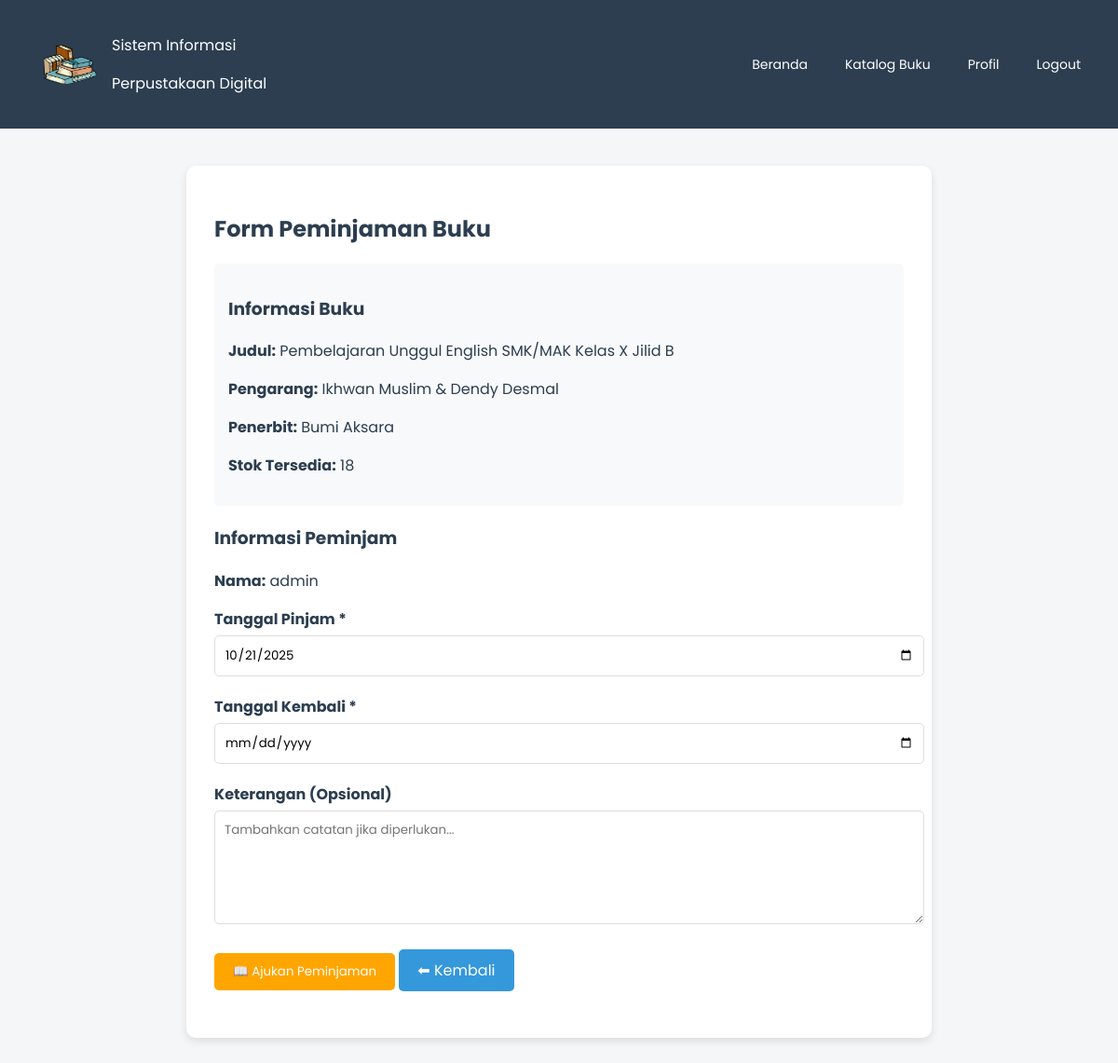
/pinjam.php?id=2 (signed in), run on the app's committed database.
### tables this page shows
CREATE TABLE `buku` (
  `id` int(11) NOT NULL,
  `judul` varchar(200) NOT NULL,
  `pengarang` varchar(100) DEFAULT NULL,
  `penerbit` varchar(100) DEFAULT NULL,
  `tahun` int(11) DEFAULT NULL,
  `quantity` int(11) NOT NULL DEFAULT 0,
  `gambar` varchar(255) DEFAULT NULL,
  `id_kategori` int(11) DEFAULT NULL,
  `deskripsi` text DEFAULT NULL
);

CREATE TABLE `users` (
  `id` int(11) NOT NULL,
  `username` varchar(50) NOT NULL,
  `password` varchar(255) NOT NULL,
  `role` enum('admin','user') NOT NULL DEFAULT 'user'
);

### pinjam.php (the view, shortened to what this page needs)
<?php
include "koneksi.php";
$id = isset($_GET['id']) ? intval($_GET['id']) : 0;
$sql_buku = "SELECT * FROM buku WHERE id = ?";
$stmt_buku = $conn->prepare($sql_buku);
$stmt_buku->bind_param("i", $id);
$stmt_buku->execute();
$result_buku = $stmt_buku->get_result();
$buku = $result_buku->fetch_assoc();
$user_id = $_SESSION['user_id'];
$sql_user = "SELECT * FROM users WHERE id = ?";
$stmt_user = $conn->prepare($sql_user);
$stmt_user->bind_param("i", $user_id);
$stmt_user->execute();
$result_user = $stmt_user->get_result();
$user = $result_user->fetch_assoc();
?>
<!DOCTYPE html>
<html lang="id">
<head>
</head>
<body>
<header>
    <div class="logo">
        <img src="gambar/perpus.png" alt="Logo">
        <div>
            <p class="title">Sistem Informasi</p>
            <p class="subtitle">Perpustakaan Digital</p>
        </div>
    </div>
    <nav>
        <a href="index.php">Beranda</a>
        <a href="buku.php">Katalog Buku</a>
        <a href="profil.php">Profil</a>
        <a href="logout.php">Logout</a>
    </nav>
</header>
<div class="container">
    <div class="form-container">
        <h2>Form Peminjaman Buku</h2>
        <div class="book-info">
            <h3>Informasi Buku</h3>
            <p><strong>Judul:</strong> <?= htmlspecialchars($buku['judul']) ?></p>
            <p><strong>Pengarang:</strong> <?= htmlspecialchars($buku['pengarang']) ?></p>
            <p><strong>Penerbit:</strong> <?= htmlspecialchars($buku['penerbit']) ?></p>
            <p><strong>Stok Tersedia:</strong> <?= htmlspecialchars($buku['quantity']) ?></p>
        </div>
        <div class="user-info">
            <h3>Informasi Peminjam</h3>
            <p><strong>Nama:</strong> <?= htmlspecialchars($user['username'] ?? 'User') ?></p>
        </div>
        <form method="POST" action="">
            <div class="form-group">
                <label for="tanggal_pinjam">Tanggal Pinjam *</label>
                <input type="date" id="tanggal_pinjam" name="tanggal_pinjam"
                       value="<?= date('Y-m-d') ?>" min="<?= date('Y-m-d') ?>" required>
            </div>
            <div class="form-group">
                <label for="tanggal_kembali">Tanggal Kembali *</label>
                <input type="date" id="tanggal_kembali" name="tanggal_kembali"
                       min="<?= date('Y-m-d', strtotime('+1 day')) ?>" required>
            </div>
            <div class="form-group">
                <label for="keterangan">Keterangan (Opsional)</label>
                <textarea id="keterangan" name="keterangan"
                          placeholder="Tambahkan catatan jika diperlukan..."></textarea>
            </div>
            <div class="form-group">
                <button type="submit" class="btn">📖 Ajukan Peminjaman</button>
                <a href="buku1.php?id=<?= $id ?>" class="btn btn-secondary">⬅ Kembali</a>
            </div>
        </form>
    </div>
</div>
</body>
</html>

### pinjam.php (style rules this page uses)
body { margin: 0; background-color: #f4f6f8; font-family: 'Poppins', sans-serif; color: #2c3e50; }
header { background-color: #2c3e50; color: white; padding: 20px 40px; display: flex; justify-content: space-between; align-items: center; }
.logo { display: flex; align-items: center; gap: 10px; }
.logo img { height: 70px; }
nav { display: flex; gap: 20px; align-items: center; }
nav a { color: white; text-decoration: none; margin-left: 20px; font-size: 14px; transition: 0.3s; }
.container { max-width: 800px; margin: auto; padding: 40px 20px; }
.form-container { background: white; padding: 30px; border-radius: 10px; box-shadow: 0 4px 10px rgba(0,0,0,0.1); }
.book-info { background: #f8f9fa; padding: 15px; border-radius: 5px; margin-bottom: 20px; }
.form-group { margin-bottom: 20px; }
label { display: block; margin-bottom: 5px; font-weight: bold; }
input[type="date"], textarea { width: 100%; padding: 10px; border: 1px solid #ddd; border-radius: 5px; font-family: 'Poppins', sans-serif; }
textarea { height: 100px; resize: vertical; }
.btn { display: inline-block; padding: 10px 20px; background: orange; color: white; text-decoration: none; border: none; border-radius: 5px; cursor: pointer; font-family: 'Poppins', sans-serif; }
.btn-secondary { background: #3498db; }

### data on the page
buku: judul "Pembelajaran Unggul English SMK/MAK Kelas X Jilid B", pengarang "Ikhwan Muslim & Dendy Desmal", penerbit "Bumi Aksara", quantity "18"
users: username "admin"
